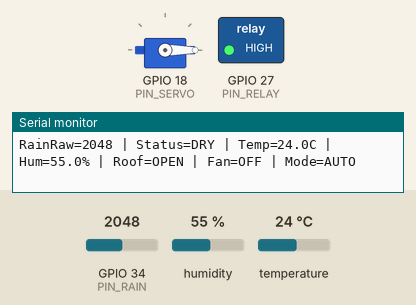
Bench run of a sketch on a simulated ESP32. On the bench: servo, switched loads named in the sketch (green lamp = pin HIGH), the last lines printed to the serial monitor. The test bench sets the inputs (shaded band); at power-on: humidity 55 %, GPIO 34 (PIN_RAIN) = 2048, temperature 24 °C. WiFi joins after 1.5 s; servers stay silent unless stated; no MQTT or app messages arrive unless stated.

Above: at 4.8 s.
4.9 s: humidity set to 51 %
At 9.1 s:
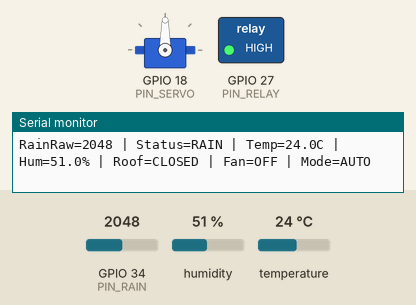
9.5 s: humidity set to 68 %
At 10.3 s:
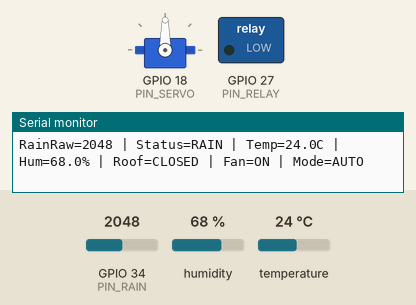
14.5 s: humidity set to 49 %
19.2 s: humidity set to 46 %
At 23.1 s:
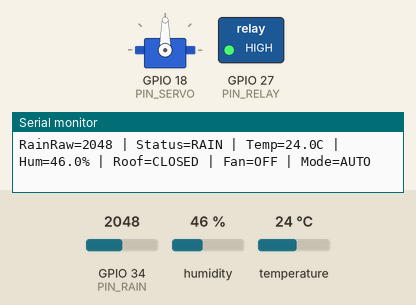
Timing chart, 0 to 24.5 s (numbered marks = the images above; inputs shaded):
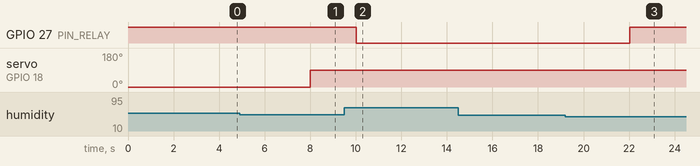

Measured:
- the behaviour switches between 53 and 52 % on humidity (found by bisection; images 0 and 1)
- the behaviour switches between 48 and 47 % on humidity (found by bisection; images 2 and 3)
- after the input at 4.9 s, GPIO 27 (PIN_RELAY): stays HIGH (without the input it goes to LOW after 3.1 s)
- after the input at 9.5 s, GPIO 27 (PIN_RELAY): HIGH → LOW after 0.53 s
- after the input at 19.2 s, GPIO 27 (PIN_RELAY): LOW → HIGH after 2.8 s

The sketch:

SmartRain_MQTT.ino
```cpp
/*
  SMART RAIN-AWARE DRYING RACK
  Board   : ESP32 DevKit
  Sensor  : FC-37 + DHT11
  Actuator: Servo SG90 + Relay/Fan
  Broker  : EMQX Cloud, MQTT over TLS port 8883

  MQTT topics:
    Publish   smartrain/data
    Publish   smartrain/status
    Publish   smartrain/availability
    Subscribe smartrain/control

  Control JSON examples:
    {"mode":"AUTO"}
    {"mode":"MANUAL","servo":"CLOSED","fan":true}
    {"mode":"MANUAL","servo":"OPEN","fan":false}
*/

#include <WiFi.h>
#include <WiFiClientSecure.h>
#include <PubSubClient.h>
#include <ArduinoJson.h>
#include <DHT.h>
#include <ESP32Servo.h>

// =====================================================
// 1. WIFI AND MQTT CREDENTIALS
// =====================================================
const char* WIFI_SSID = "username WiFi";
const char* WIFI_PASSWORD = "password WiFi";

const char* MQTT_HOST = "BROKER HOST";
const int MQTT_PORT = 8883;
const char* MQTT_USER = "username MQTT";
const char* MQTT_PASS = "password MQTT";

const char* TOPIC_DATA = "smartrain/data";
const char* TOPIC_STATUS = "smartrain/status";
const char* TOPIC_CONTROL = "smartrain/control";
const char* TOPIC_AVAIL = "smartrain/availability";

// =====================================================
// 2. CA CERTIFICATE (PEM)
// =====================================================
static const char ROOT_CA[] PROGMEM = R"CERT(
-----BEGIN CERTIFICATE-----
MIIDjjCCAnagAwIBAgIQAzrx5qcRqaC7KGSxHQn65TANBgkqhkiG9w0BAQsFADBh
MQswCQYDVQQGEwJVUzEVMBMGA1UEChMMRGlnaUNlcnQgSW5jMRkwFwYDVQQLExB3
d3cuZGlnaWNlcnQuY29tMSAwHgYDVQQDExdEaWdpQ2VydCBHbG9iYWwgUm9vdCBH
MjAeFw0xMzA4MDExMjAwMDBaFw0zODAxMTUxMjAwMDBaMGExCzAJBgNVBAYTAlVT
MRUwEwYDVQQKEwxEaWdpQ2VydCBJbmMxGTAXBgNVBAsTEHd3dy5kaWdpY2VydC5j
b20xIDAeBgNVBAMTF0RpZ2lDZXJ0IEdsb2JhbCBSb290IEcyMIIBIjANBgkqhkiG
9w0BAQEFAAOCAQ8AMIIBCgKCAQEAuzfNNNx7a8myaJCtSnX/RrohCgiN9RlUyfuI
2/Ou8jqJkTx65qsGGmvPrC3oXgkkRLpimn7Wo6h+4FR1IAWsULecYxpsMNzaHxmx
1x7e/dfgy5SDN67sH0NO3Xss0r0upS/kqbitOtSZpLYl6ZtrAGCSYP9PIUkY92eQ
q2EGnI/yuum06ZIya7XzV+hdG82MHauVBJVJ8zUtluNJbd134/tJS7SsVQepj5Wz
tCO7TG1F8PapspUwtP1MVYwnSlcUfIKdzXOS0xZKBgyMUNGPHgm+F6HmIcr9g+UQ
vIOlCsRnKPZzFBQ9RnbDhxSJITRNrw9FDKZJobq7nMWxM4MphQIDAQABo0IwQDAP
BgNVHRMBAf8EBTADAQH/MA4GA1UdDwEB/wQEAwIBhjAdBgNVHQ4EFgQUTiJUIBiV
5uNu5g/6+rkS7QYXjzkwDQYJKoZIhvcNAQELBQADggEBAGBnKJRvDkhj6zHd6mcY
1Yl9PMWLSn/pvtsrF9+wX3N3KjITOYFnQoQj8kVnNeyIv/iPsGEMNKSuIEyExtv4
NeF22d+mQrvHRAiGfzZ0JFrabA0UWTW98kndth/Jsw1HKj2ZL7tcu7XUIOGZX1NG
Fdtom/DzMNU+MeKNhJ7jitralj41E6Vf8PlwUHBHQRFXGU7Aj64GxJUTFy8bJZ91
8rGOmaFvE7FBcf6IKshPECBV1/MUReXgRPTqh5Uykw7+U0b6LJ3/iyK5S9kJRaTe
pLiaWN0bfVKfjllDiIGknibVb63dDcY3fe0Dkhvld1927jyNxF1WW6LZZm6zNTfl
MrY=
-----END CERTIFICATE-----
)CERT";

// =====================================================
// 3. PIN AND DEVICE CONFIGURATION
// =====================================================
#define DHT_TYPE DHT11
const int PIN_RAIN = 34;
const int PIN_DHT = 4;
const int PIN_RELAY = 27;
const int PIN_SERVO = 18;

const bool RELAY_ACTIVE_LOW = true;
const int SERVO_OPEN = 0;
const int SERVO_CLOSE = 90;
const int RAIN_THRESHOLD = 2500;
const float HUM_ON = 52.0;
const float HUM_OFF = 48.0;

const unsigned long SENSOR_INTERVAL = 2000;
const unsigned long RAIN_CONFIRM = 5000;
const unsigned long DRY_CONFIRM = 30000;
const unsigned long WIFI_RETRY_INTERVAL = 10000;
const unsigned long MQTT_RETRY_INTERVAL = 5000;

DHT dht(PIN_DHT, DHT_TYPE);
Servo servo;
WiFiClientSecure secureClient;
PubSubClient mqtt(secureClient);

int rainRaw = 4095;
float temperature = NAN;
float humidity = NAN;

bool isRaining = false;
bool rainPending = false;
bool pendingRainValue = false;
bool servoClosed = false;
bool fanOn = false;

String currentMode = "AUTO";
unsigned long rainPendingSince = 0;
unsigned long lastSensor = 0;
unsigned long lastWiFiAttempt = 0;
unsigned long lastMQTTAttempt = 0;

// =====================================================
// 4. ACTUATORS
// =====================================================
void setRelay(bool on) {
  // Interlock keselamatan: kipas tidak boleh ON jika atap terbuka.
  if (on && !servoClosed) on = false;
  const bool outputHigh = RELAY_ACTIVE_LOW ? !on : on;
  digitalWrite(PIN_RELAY, outputHigh ? HIGH : LOW);
  fanOn = on;
}

void setServoClosed(bool closed) {
  servoClosed = closed;
  servo.write(closed ? SERVO_CLOSE : SERVO_OPEN);
  if (!servoClosed) setRelay(false);
}

// =====================================================
// 5. WIFI
// =====================================================
void startWiFi() {
  WiFi.mode(WIFI_STA);
  WiFi.begin(WIFI_SSID, WIFI_PASSWORD);
  lastWiFiAttempt = millis();
  Serial.print("Connecting to WiFi");
}

void maintainWiFi() {
  if (WiFi.status() == WL_CONNECTED) return;

  if (millis() - lastWiFiAttempt >= WIFI_RETRY_INTERVAL) {
    Serial.println("WiFi disconnected. Reconnecting...");
    WiFi.disconnect();
    WiFi.begin(WIFI_SSID, WIFI_PASSWORD);
    lastWiFiAttempt = millis();
  }
}

// =====================================================
// 6. MQTT PUBLISH HELPERS
// =====================================================
void publishStatus() {
  if (!mqtt.connected()) return;

  StaticJsonDocument<160> doc;
  doc["mode"] = currentMode;
  doc["servo"] = servoClosed ? "CLOSED" : "OPEN";
  doc["fan"] = fanOn;

  char payload[160];
  serializeJson(doc, payload, sizeof(payload));
  mqtt.publish(TOPIC_STATUS, payload, true);
}

void publishData() {
  if (!mqtt.connected()) return;

  StaticJsonDocument<256> doc;
  if (isnan(temperature)) doc["temperature"] = nullptr;
  else doc["temperature"] = temperature;

  if (isnan(humidity)) doc["humidity"] = nullptr;
  else doc["humidity"] = humidity;

  doc["rain"] = isRaining;
  doc["rain_raw"] = rainRaw;
  doc["roof"] = servoClosed ? "CLOSED" : "OPEN";
  doc["fan"] = fanOn;
  doc["mode"] = currentMode;

  char payload[256];
  serializeJson(doc, payload, sizeof(payload));
  mqtt.publish(TOPIC_DATA, payload);
}

// =====================================================
// 7. MQTT CALLBACK - JSON CONTROL FROM WEBSITE
// =====================================================
void mqttCallback(char* topic, byte* payload, unsigned int length) {
  if (String(topic) != TOPIC_CONTROL) return;

  StaticJsonDocument<256> doc;
  DeserializationError error = deserializeJson(doc, payload, length);
  if (error) {
    Serial.print("Invalid control JSON: ");
    Serial.println(error.c_str());
    return;
  }

  const char* requestedMode = doc["mode"] | "";

  if (strcmp(requestedMode, "AUTO") == 0) {
    currentMode = "AUTO";
    Serial.println("Website command: AUTO");
    return;
  }

  if (strcmp(requestedMode, "MANUAL") != 0) {
    Serial.println("Unknown mode command");
    return;
  }

  currentMode = "MANUAL";

  // Jika field servo/fan tidak dikirim, pertahankan status sekarang.
  const char* requestedServo = doc["servo"] | (servoClosed ? "CLOSED" : "OPEN");
  const bool requestedFan = doc["fan"] | fanOn;
  const bool closeRoof = strcmp(requestedServo, "CLOSED") == 0;

  setServoClosed(closeRoof);
  setRelay(requestedFan && servoClosed);

  Serial.println("Website command: MANUAL state updated");
  publishStatus();
}

// =====================================================
// 8. MQTT CONNECTION
// =====================================================
void maintainMQTT() {
  if (WiFi.status() != WL_CONNECTED || mqtt.connected()) return;
  if (millis() - lastMQTTAttempt < MQTT_RETRY_INTERVAL) return;

  lastMQTTAttempt = millis();
  String clientId = "SmartRainESP32_" + WiFi.macAddress();
  Serial.println("Connecting to MQTT...");

  if (mqtt.connect(clientId.c_str(), MQTT_USER, MQTT_PASS,
                   TOPIC_AVAIL, 1, true, "offline")) {
    Serial.println("MQTT Connected!");
    mqtt.subscribe(TOPIC_CONTROL, 0);
    mqtt.publish(TOPIC_AVAIL, "online", true);
    publishStatus();
  } else {
    Serial.print("MQTT connection failed, state: ");
    Serial.println(mqtt.state());
  }
}

// =====================================================
// 9. SENSOR READING AND RAIN DEBOUNCE
// =====================================================
void readSensors() {
  rainRaw = analogRead(PIN_RAIN);

  const float h = dht.readHumidity();
  const float t = dht.readTemperature();
  if (!isnan(h) && !isnan(t)) {
    humidity = h;
    temperature = t;
  } else {
    Serial.println("DHT read failed; keeping previous values");
  }
}

void updateRainState(unsigned long now) {
  const bool rainNow = rainRaw < RAIN_THRESHOLD;

  if (rainNow == isRaining) {
    rainPending = false;
    return;
  }

  if (!rainPending || rainNow != pendingRainValue) {
    rainPending = true;
    pendingRainValue = rainNow;
    rainPendingSince = now;
    return;
  }

  const unsigned long required = rainNow ? RAIN_CONFIRM : DRY_CONFIRM;
  if (now - rainPendingSince >= required) {
    isRaining = rainNow;
    rainPending = false;
  }
}

// =====================================================
// 10. AUTO / MANUAL LOGIC
// =====================================================
void applyAutoLogic() {
  setServoClosed(isRaining);

  if (!servoClosed) {
    setRelay(false);
  } else if (!isnan(humidity)) {
    if (!fanOn && humidity > HUM_ON) setRelay(true);
    else if (fanOn && humidity < HUM_OFF) setRelay(false);
  }
}

void printSerial() {
  Serial.printf(
    "RainRaw=%d | Status=%s | Temp=%.1fC | Hum=%.1f%% | Roof=%s | Fan=%s | Mode=%s\n",
    rainRaw,
    isRaining ? "RAIN" : "DRY",
    temperature,
    humidity,
    servoClosed ? "CLOSED" : "OPEN",
    fanOn ? "ON" : "OFF",
    currentMode.c_str()
  );
}

// =====================================================
// 11. SETUP AND LOOP
// =====================================================
void setup() {
  Serial.begin(115200);

  pinMode(PIN_RELAY, OUTPUT);
  digitalWrite(PIN_RELAY, RELAY_ACTIVE_LOW ? HIGH : LOW);
  fanOn = false;

  pinMode(PIN_RAIN, INPUT);
  dht.begin();

  servo.setPeriodHertz(50);
  servo.attach(PIN_SERVO, 500, 2400);
  servo.write(SERVO_OPEN);
  servoClosed = false;

  secureClient.setCACert(ROOT_CA);

  mqtt.setServer(MQTT_HOST, MQTT_PORT);
  mqtt.setCallback(mqttCallback);
  mqtt.setBufferSize(512);
  mqtt.setKeepAlive(60);

  startWiFi();
  Serial.println("Smart Rain-Aware Drying Rack starting...");
}

void loop() {
  maintainWiFi();
  maintainMQTT();
  mqtt.loop();

  const unsigned long now = millis();
  if (now - lastSensor >= SENSOR_INTERVAL) {
    lastSensor = now;

    readSensors();
    updateRainState(now);

    if (currentMode == "AUTO") applyAutoLogic();

    publishData();
    publishStatus();
    printSerial();
  }
}
```
